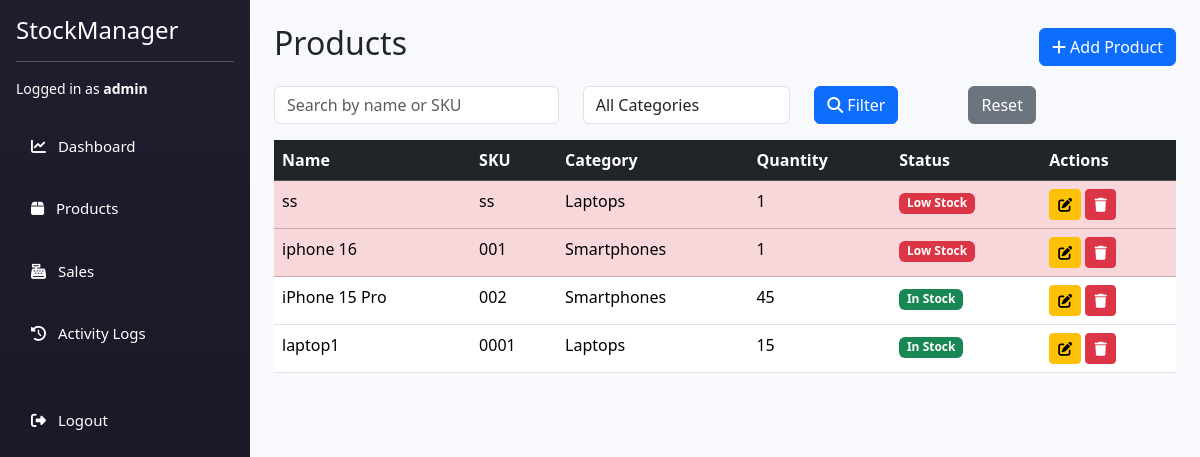
Screenshot of /products/ (signed in) with the database file from the repository.
### app/models.py (models this page shows, shortened)
class Product(models.Model):
    name = models.CharField(max_length=100)
    sku = models.CharField(max_length=100, unique=True)
    category = models.ForeignKey(Category, on_delete=models.CASCADE)
    purchase_price = models.DecimalField(max_digits=10, decimal_places=2)
    selling_price = models.DecimalField(max_digits=10, decimal_places=2)
    quantity = models.PositiveIntegerField()
    minimum_stock = models.PositiveIntegerField(default=5)
    created_at = models.DateTimeField(default=timezone.now)
    @property
    def is_low_stock(self):
        return self.quantity <= self.minimum_stock

class Category(models.Model):
    name = models.CharField(max_length=100)
    def __str__(self):
        return self.name

### app/views.py (the view)
# urls.py: path('products/', views.product_list, name='product_list'),
@login_required
def product_list(request):
    products = Product.objects.all()
    categories = Category.objects.all()
    return render(request, 'products/product_list.html', {
        'products': products,
        'categories': categories
    })

### app/templates/products/product_list.html (shortened to what this page needs)
{% extends 'base.html' %}
{% block content %}
<div class="d-flex justify-content-between align-items-center mb-3">
    <h2>Products</h2>
    <a href="{% url 'product_add' %}" class="btn btn-primary">
        <i class="fas fa-plus"></i> Add Product
    </a>
</div>
<form method="GET" class="row mb-3">
    <div class="col-md-4">
        <input type="text" name="search" class="form-control"
               placeholder="Search by name or SKU"
               value="{{ request.GET.search }}">
    </div>
    <div class="col-md-3">
        <select name="category" class="form-control">
            <option value="">All Categories</option>
        </select>
    </div>
    <div class="col-md-2">
        <button type="submit" class="btn btn-primary">
            <i class="fas fa-search"></i> Filter
        </button>
    </div>
    <div class="col-md-2">
        <a href="{% url 'product_list' %}" class="btn btn-secondary">
            Reset
        </a>
    </div>
</form>
<table class="table table-hover bg-white">
    <thead class="table-dark">
        <tr>
            <th>Name</th>
            <th>SKU</th>
            <th>Category</th>
            <th>Quantity</th>
            <th>Status</th>
            <th>Actions</th>
        </tr>
    </thead>
    <tbody>
        {% for product in products %}
        <tr class="{% if product.is_low_stock %}table-danger{% endif %}">
            <td>{{ product.name }}</td>
            <td>{{ product.sku }}</td>
            <td>{{ product.category }}</td>
            <td>{{ product.quantity }}</td>
            <td>
                {% if product.is_low_stock %}
                    <span class="badge bg-danger">Low Stock</span>
                {% else %}
                    <span class="badge bg-success">In Stock</span>
                {% endif %}
            </td>
            <td>
                <a href="{% url 'product_edit' product.id %}" class="btn btn-sm btn-warning">
                    <i class="fas fa-edit"></i>
                </a>
                <a href="{% url 'product_delete' product.id %}" class="btn btn-sm btn-danger"
                   onclick="return confirm('Are you sure?')">
                    <i class="fas fa-trash"></i>
                </a>
            </td>
        </tr>
        {% endfor %}
    </tbody>
</table>
{% endblock %}

### app/templates/base.html (shortened to what this page needs)
{% load static %}
<!DOCTYPE html>
<html lang="en">
<head>
    <link href="https://cdn.jsdelivr.net/npm/bootstrap@5.3.3/dist/css/bootstrap.min.css" rel="stylesheet">
    <link rel="stylesheet" href="https://cdnjs.cloudflare.com/ajax/libs/font-awesome/6.5.0/css/all.min.css">
    <link rel="stylesheet" href="{% static 'css/style.css' %}">
</head>
<body>
<div class="d-flex">
    {% if user.is_authenticated %}
    <div class="sidebar p-3 text-white">
        <h4 class="text-white">StockManager</h4>
        <hr class="bg-light">
        <p class="small">
            Logged in as <strong>{{ user.username }}</strong>
        </p>
        <ul class="nav flex-column">
            <li class="nav-item">
                <a href="{% url 'dashboard' %}" class="nav-link text-white">
                    <i class="fas fa-chart-line me-2"></i> Dashboard
                </a>
            </li>
            {% if user.is_superuser %}
            <li class="nav-item">
                <a href="{% url 'product_list' %}" class="nav-link text-white">
                    <i class="fas fa-box me-2"></i> Products
                </a>
            </li>
            {% endif %}
            {% if user.is_staff %}
            <li class="nav-item">
                <a href="{% url 'sale_list' %}" class="nav-link text-white">
                    <i class="fas fa-cash-register me-2"></i> Sales
                </a>
            </li>
            {% endif %}
            {% if user.is_superuser %}
            <li class="nav-item">
                <a href="{% url 'activity_logs' %}" class="nav-link text-white">
                    <i class="fas fa-history me-2"></i> Activity Logs
                </a>
            </li>
            {% endif %}
            <li class="nav-item mt-4">
                <form action="{% url 'logout' %}" method="post">
                    <button type="submit"
                            class="nav-link text-white logout-btn w-100">
                        <i class="fas fa-sign-out-alt me-2"></i> Logout
                    </button>
                </form>
            </li>
        </ul>
    </div>
    {% endif %}
    <div class="content flex-grow-1 p-4">
        {% block content %}
        {% endblock %}
    </div>
</div>
</body>
</html>

### app/static/css/style.css (style rules this page uses)
body { background-color: #f4f6f9; }
.sidebar { width: 240px; background: linear-gradient(180deg, #1e1e2f, #151521); min-height: 100vh; }
.sidebar .nav-link { margin: 10px 0; }
.content { background-color: #f4f6f9; }

### app/templates/base.html (style rules this page uses)
body { overflow-x: hidden; }
.sidebar { width: 250px; min-height: 100vh; background: linear-gradient(180deg, #1e1e2f, #151522); }
.sidebar .nav-link { font-size: 15px; padding: 10px 15px; }
.content { background-color: #f8f9fc; min-height: 100vh; }
.logout-btn { border: none; background: none; padding: 0; text-align: left; }

### rows the page displays
Product: name "ss", sku "ss", category "Laptops", quantity "1", minimum_stock "Low Stock"
Product: name "iphone 16", sku "001", category "Smartphones", quantity "1", minimum_stock "Low Stock"
Product: name "iPhone 15 Pro", sku "002", category "Smartphones", quantity "45", minimum_stock "In Stock"
Product: name "laptop1", sku "0001", category "Laptops", quantity "15", minimum_stock "In Stock"

### other values shown
{{ user.username }} "admin"
